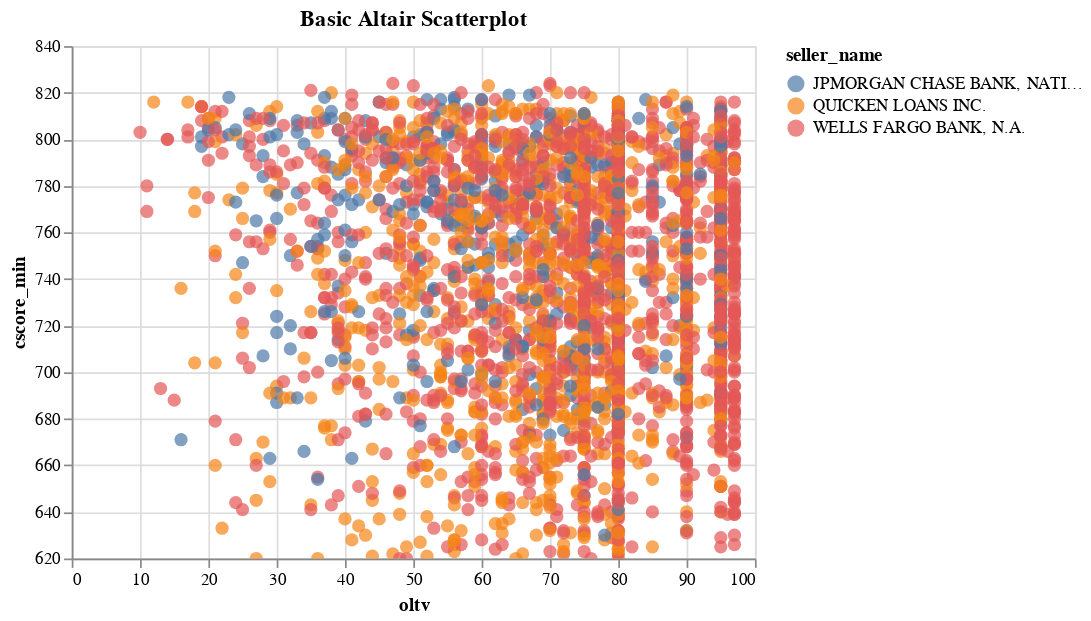

Notebook source saved alongside this figure:
### Markdown cell above
**Altair Example**:
    
- [Link to documentation here](https://altair-viz.github.io/gallery/scatter_tooltips.html).
- Note the multiple methods involved, and the explicit language of encoding / grammar of graphics.
- Encodings composed of column names and `:<type_of_encoding>`, implicitly or explicitly (e.g. `:Q` = quantitative).
- Interactivity turned on by separate method.
- Note the fact that if we want to not include 0 (i.e. we want axes to auto-scale) that must be called manually.
- Saving out PNGs of Altair-made charts can be a bit of pain, as it requires [chromedriver](https://sites.google.com/a/chromium.org/chromedriver/home), so I'm not going to show that here.

### Code cell
# altair plot construction starts by specifying the df to be charted 
basic_altair_fig = (alt.Chart(downsamp_top_3_lenders_df)
 # next we specify mark type
 .mark_circle(size=60)
 # then we provide details for the encoding
 .encode(
    # the after-colon leters specify variable type (quantitative, nominal, etc.)
    x = 'oltv:Q',
    y = alt.Y('cscore_min:Q', scale = alt.Scale(zero=False)),
    color = 'seller_name:N'
)
 # interactivity specified separately
 .interactive()
 # title included via separate call to properties
).properties(
    title = 'Basic Altair Scatterplot'
)

# displays the chart in-line
basic_altair_fig

### Figure 1 — Vega-Lite specification as saved in the notebook (floating-point values rounded to 4 significant figures; data arrays with more than 128 entries replaced by an {"elided": "..."} marker saying what was removed)
{"$schema": "https://vega.github.io/schema/vega-lite/v3.3.0.json", "config": {"mark": {"tooltip": null}, "view": {"height": 300, "width": 400}}, "data": {"name": "data-e265697447c9491f9351b102690943e6"}, "datasets": {"data-e265697447c9491f9351b102690943e6": {"elided": "3224 records"}}, "encoding": {"color": {"field": "seller_name", "type": "nominal"}, "x": {"field": "oltv", "type": "quantitative"}, "y": {"field": "cscore_min", "scale": {"zero": false}, "type": "quantitative"}}, "mark": {"size": 60, "type": "circle"}, "selection": {"selector001": {"bind": "scales", "encodings": ["x", "y"], "type": "interval"}}, "title": "Basic Altair Scatterplot"}
